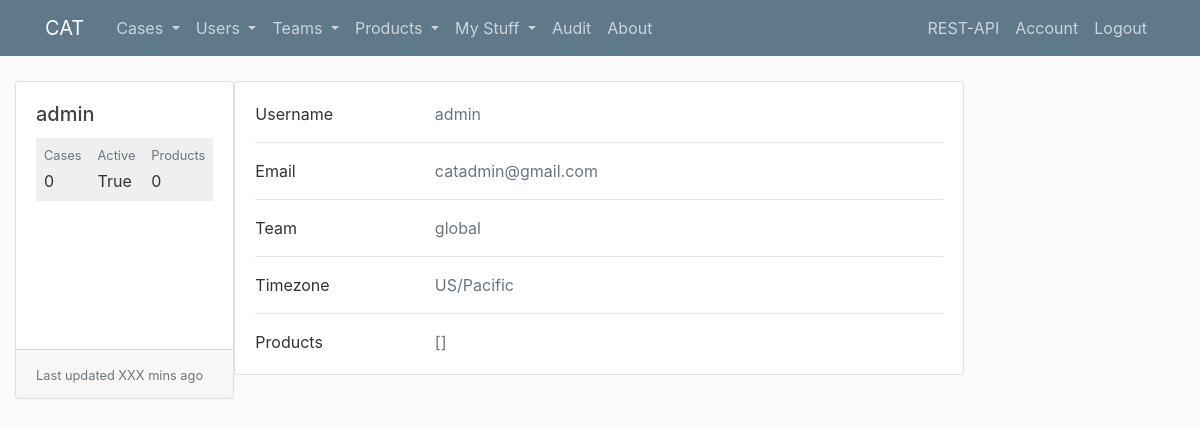
Screenshot of /my_details (signed in) with the database file from the repository.
### cat/models.py (models this page shows, shortened)
class MuleUser(db2.Model):
    __tablename__ = "user"
    __bind_key__ = "provision"
    name = db.Column(db.String(30), primary_key=True)
    password = db.Column(db.String(100), nullable=False)

### cat/users/routes.py (the view)
@users_b.route("/my_details")
@login_required
def my_details():
    cases, _ = cases_utils.cases_of_user(current_user.username, 1)
    return render_template('my_details.html', cases=cases, title="My Details")

### cat/api_utils.py (called while the page is built)
def cases_of_user(username, page):
    return Cases.get_cases_of_user(username, page=page)

### cat/models.py (called while the page is built, shortened)
@login_manager.user_loader
def load_user(user_id):
    return User.query.get(user_id)

    @hybrid_property
    def full_name(self):
        if self.first_name is None or self.last_name is None:
            return self.username
        return self.first_name + ' ' + self.last_name

    def product_names(self):
        l = []
        for product in self.products:
            l.append(product.productname)
        return l

    @classmethod
    def get_cases_of_user(cls, u_name, f_date=None, l_date=None, p_name=None, page=1, per_page=10):
        if f_date==None and l_date==None:
            if p_name == None:
                li_cases = cls.query.filter_by(user=u_name).order_by(Cases.time.desc()).paginate(per_page=per_page, page=page)
            else:
                li_cases = cls.query.filter_by(user=u_name, product=p_name).order_by(Cases.time.desc()).paginate(per_page=per_page, page=page)
        return li_cases

### cat/utils/cases/utils.py (called while the page is built)
def cases_of_user(username, page):
    user = User.query.filter_by(username=username).first()
    if user == None:
        return f"User {username} not found", 404
    li = utils.cases_of_user(username, page)
    return li, 200

### cat/templates/my_details.html
{% extends "layout.html" %}
{% block content %}
<div class="row">
    <div class="card-deck">
        <div class="card">
            <div class="card-body">
                <h5 class="card-title">{{ current_user.full_name }}</h5>
                <div class="d-flex justify-content-around rounded-3 p-2 mb-2"
                    style="background-color: #efefef;">
                <div>
                    <p class="small text-muted mb-1">Cases</p>
                    <p class="mb-0">{{ cases.total }}</p>
                </div>
                <div class="px-3">
                    <p class="small text-muted mb-1">Active</p>
                    <p class="mb-0">{{ current_user.active }}</p>
                </div>
                <div>
                    <p class="small text-muted mb-1">Products</p>
                    <p class="mb-0">{{ current_user.products|length }}</p>
                </div>
            </div>
            </div>
                <div class="card-footer">
                    <small class="text-muted">Last updated XXX mins ago</small>
                </div>
            </div>
        </div>
    </div>
    <div class="col-lg-8">
        <div class="card mb-4">
            <div class="card-body">
                <div class="row">
                <div class="col-sm-3">
                    <p class="mb-0">Username</p>
                </div>
                <div class="col-sm-9">
                    <p class="text-muted mb-0">{{ current_user.username }}</p>
                </div>
                </div>
                <hr>
                <div class="row">
                <div class="col-sm-3">
                    <p class="mb-0">Email</p>
                </div>
                <div class="col-sm-9">
                    <p class="text-muted mb-0">{{ current_user.email }}</p>
                </div>
                </div>
                <hr>
                <div class="row">
                <div class="col-sm-3">
                    <p class="mb-0">Team</p>
                </div>
                <div class="col-sm-9">
                    <p class="text-muted mb-0">{{ current_user.teamname }}</p>
                </div>
                </div>
                <hr>
                <div class="row">
                <div class="col-sm-3">
                    <p class="mb-0">Timezone</p>
                </div>
                <div class="col-sm-9">
                    <p class="text-muted mb-0">{{ current_user.timezone }}</p>
                </div>
                </div>
                <hr>
                <div class="row">
                <div class="col-sm-3">
                    <p class="mb-0">Products</p>
                </div>
                <div class="col-sm-9">
                    <p class="text-muted mb-0">{{ current_user.product_names() }}</p>
                </div>
                </div>
            </div>
        </div>
    </div>
</div>
{% endblock %}

### cat/static/main.css (style rules this page uses)
body { background: #fafafa; color: #333333; margin-top: 5rem; }
h1, h2, h3, h4, h5, h6 { color: #444444; }

### rows the page displays
MuleUser: full_name "admin", active "True", username "admin", email "catadmin@gmail.com", teamname "global", timezone "US/Pacific"

### other values shown
{{ cases.total }} "0"
{{ current_user.products|length }} "0"
{{ current_user.product_names() }} "[]"
